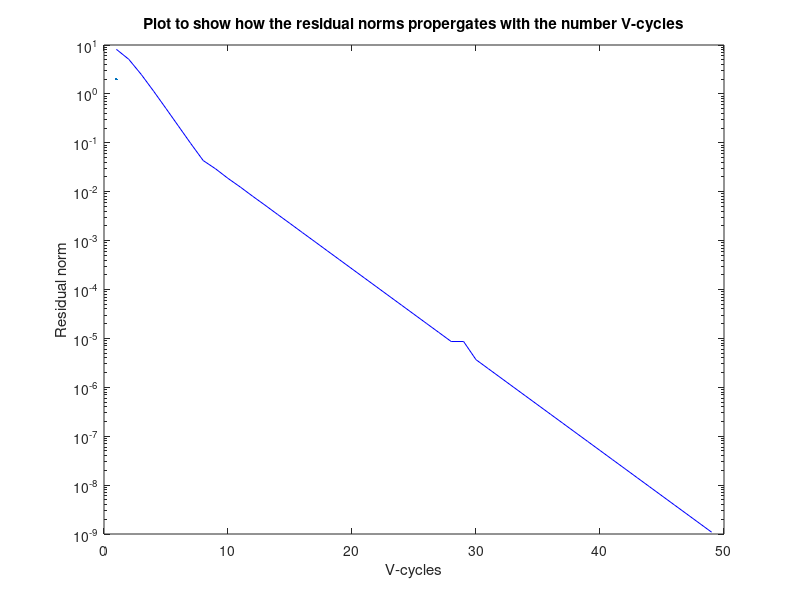

The MATLAB script that drew this image:

Res = [8.1525 5.0952 2.5065 1.1386 0.50307 0.22028 0.096412 0.043368 0.029329 ...
    0.018713 0.012417 0.0080328  0.0052757 0.0034277 0.0022418 0.0014593 0.00095278...
    0.00062077 0.00040503 0.00026401 0.00017221 0.00011228 7.3227e-05 4.7748e-05 ...
    3.1139e-05 2.0306e-05 1.3242e-05 8.6354e-06 8.6354e-06 3.6724e-06 2.3948e-06 ...
    1.5617e-06 1.0184e-06 6.6416e-07 4.3311e-07 2.8244e-07 1.8419e-07 1.2011e-07 ...
    7.833e-08 5.1081e-08 3.3311e-08 2.1723e-08 1.4166e-08 9.2382e-09  6.0245e-09 ...
     3.9287e-09 2.562e-09 1.6708e-09 1.0896e-09];
semilogy(Res, "b-", LineWidth=2)
title('Plot to show how the residual norms propergates with the number V-cycles')
xlabel("V-cycles")
ylabel("Residual norm")